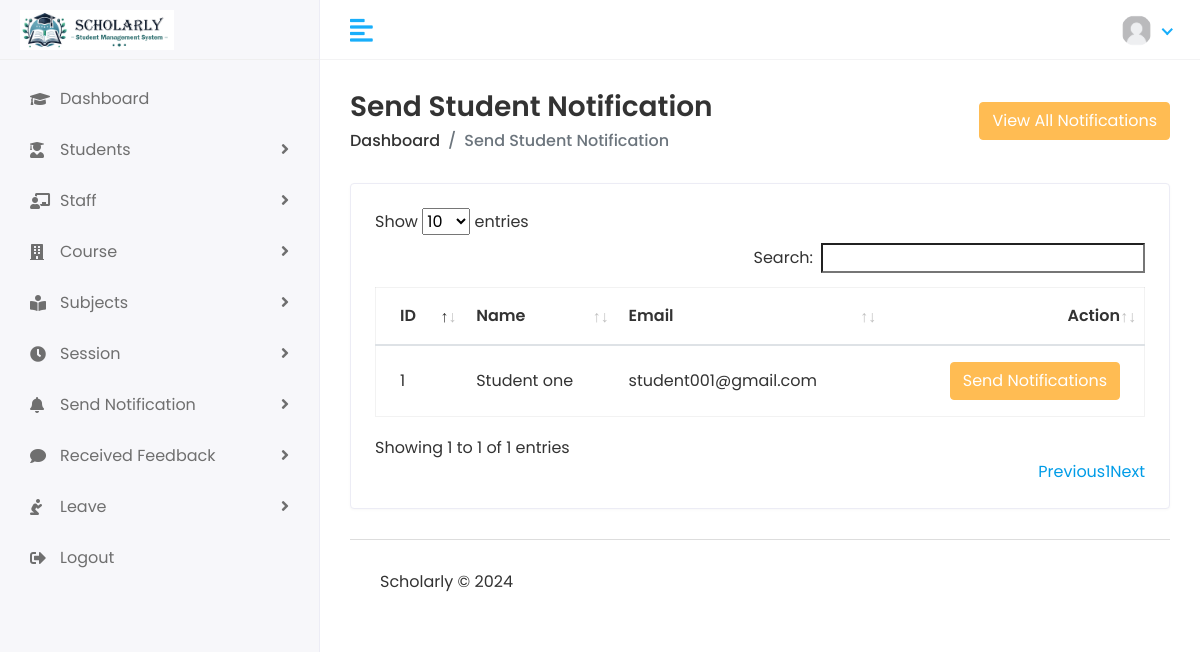
The page /hod/student/send_notification (signed in) on the database as committed earlier.
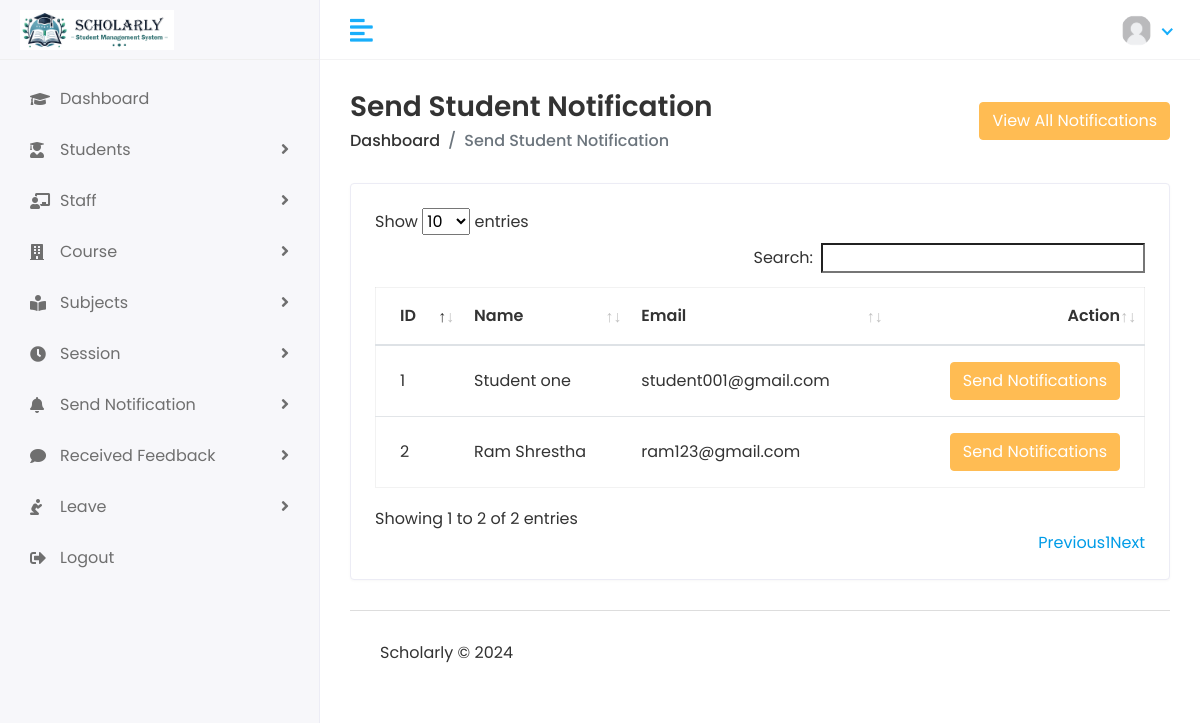
The same page on the database as committed later.
### main/models.py (models this page shows, shortened)
class Student(models.Model):
    admin = models.OneToOneField(CustomUser, on_delete=models.CASCADE)
    address = models.CharField(max_length= 100)
    gender = models.CharField(max_length= 100)
    date_of_birth = models.DateField(default=datetime.datetime.now, validators=[date_of_birth])
    course_id = models.ForeignKey(Course, on_delete=models.DO_NOTHING)
    session_year_id = models.ForeignKey(Session_year, on_delete=models.DO_NOTHING)
    created_date = models.DateTimeField(auto_now_add=True)
    updated_date = models.DateTimeField(auto_now=True)

class CustomUser(AbstractUser):
    USERTYPE = (
        ('1','HOD'),
        ('2','Staff'),
        ('3','Student'),
    )
    user_type = models.CharField(choices= USERTYPE, max_length= 50, default= '1')
    profile_pic = models.ImageField(upload_to='media/profile_pic')

### hod/views.py (the view)
# urls.py: path("student/send_notification",student_send_notification, name='student_send_notification'),
@login_required(login_url='/')
def student_send_notification(request):
    student = Student.objects.all()
    seen_student_notification = Student_Notification.objects.all().order_by('-id')[0:5]
    context = {'student':student, 'seen_student_notification':seen_student_notification}
    return render(request, 'HOD/student_send_notification.html',context)

### templates/HOD/student_send_notification.html (shortened to what this page needs)
{% extends 'base.html' %}
{% load static %}
{% block content %}
                  <div class="page-header">
                  <div class="row align-items-center">
                     <div class="col">
                        <h3 class="page-title">Send Student Notification</h3>
                        <ul class="breadcrumb">
                           <li class="breadcrumb-item"><a href="{% url 'hod_home' %}">Dashboard</a></li>
                           <li class="breadcrumb-item active">Send Student Notification</li>
                        </ul>
                     </div>
                     <div class="col-auto text-right float-right ml-auto">
                       <button type="button" class="btn btn-primary" data-toggle="modal" data-target="#exampleModal">
                        View All Notifications
                        </button>
                     </div>
                  </div>
               </div>
      <div class="row">
                  <div class="col-sm-12">
                     <div class="card card-table">
                        <div class="card-body">
                           <div class="table-responsive">
                              <table class="table table-hover table-center mb-0" id="table_id">
                                 <thead>
                                    <tr>
                                       <th>ID</th>
                                       <th>Name</th>
                                       <th>Email</th>
                                       <th class="text-right">Action</th>
                                    </tr>
                                 </thead>
                                 <tbody>
                                    {% for i in student %}
                                    <tr>
                                       <td>{{ i.id }}</td>
                                       <td>{{ i.admin.first_name }}&nbsp;{{ i.admin.last_name}}</td>
                                       <td>{{ i.admin.email }}</td>
                                       <td class="text-right">
                                        <button type="button" class="btn btn-primary" data-toggle="modal" data-target="#send_notification_model-{{forloop.counter}}">Send Notifications</button>                                       </td>
                                    </tr>
                                    {% endfor %}
                                 </tbody>
                              </table>
                           </div>
                        </div>
                     </div>
                  </div>
               </div>
 {% endblock %}

Rows that differ between the two databases and show on the page:
added Student: id "2", admin.first_name "Ram", admin.last_name "Shrestha", admin.email "ram123@gmail.com"
Other text that changed with them:
text written by a page script: "Show entries Search: Showing 1 to 1 of 1 entries Previous 1 Next" → "Show entries Search: Showing 1 to 2 of 2 entries Previous 1 Next"
